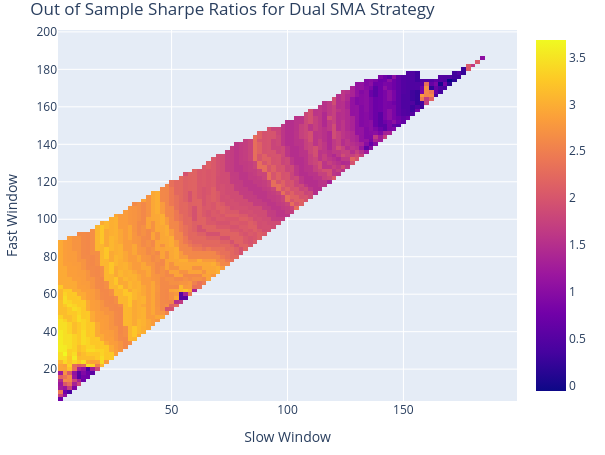

Here is the notebook cell this chart was saved with:
### Markdown cell above
What would've been the best window combination on the out of sample data and how did it perform comapared to itself in sample?

### Code cell
windows = np.arange(2, 201, 2)
fast_ma, slow_ma = vbt.MA.run_combs(
    out_sample["Close"], window=windows, r=2, short_names=["fast", "slow"]
)
entries = fast_ma.ma_crossed_above(slow_ma)
exits = fast_ma.ma_crossed_below(slow_ma)

combination_testing_portfolio = vbt.Portfolio.from_signals(
    close=out_sample["Close"], entries=entries, exits=exits, init_cash=100_000, freq="D"
)

sharpe_ratios = combination_testing_portfolio.sharpe_ratio()
best_params = sharpe_ratios.idxmax()
best_fast_window, best_slow_window = best_params

print(f"\nBest Parameters Found:")
print(f"  Fast Window: {best_fast_window}")
print(f"  Slow Window: {best_slow_window}")
print(f"  Resulting Sharpe Ratio: {sharpe_ratios.max():.2f}")

sharpe_ratios.vbt.heatmap(
    xaxis_title="Slow Window",
    yaxis_title="Fast Window",
    title="Out of Sample Sharpe Ratios for Dual SMA Strategy",
).show()

### Figure 1 — Plotly figure (JSON) as saved in the notebook; plotly's stock layout.template omitted (floating-point values rounded to 4 significant figures; data arrays with more than 128 entries replaced by an {"elided": "..."} marker saying what was removed)
{"data": [{"colorscale": [[0, "#0d0887"], [0.1111, "#46039f"], [0.2222, "#7201a8"], [0.3333, "#9c179e"], [0.4444, "#bd3786"], [0.5556, "#d8576b"], [0.6667, "#ed7953"], [0.7778, "#fb9f3a"], [0.8889, "#fdca26"], [1, "#f0f921"]], "hoverongaps": false, "hovertemplate": "fast_window: %{x}<br>slow_window: %{y}<br>value: %{z}<extra></extra>", "type": "heatmap", "uid": "819358b1-6616-4f45-885b-b53c2c2ed1a1", "x": [2, 4, 6, 8, 10, 12, 14, 16, 18, 20, 22, 24, 26, 28, 30, 32, 34, 36, 38, 40, 42, 44, 46, 48, 50, 52, 54, 56, 58, 60, 62, 64, 66, 68, 70, 72, 74, 76, 78, 80, 82, 84, 86, 88, 90, 92, 94, 96, 98, 100, 102, 104, 106, 108, 110, 112, 114, 116, 118, 120, 122, 124, 126, 128, 130, 132, 134, 136, 138, 140, 142, 144, 146, 148, 150, 152, 154, 156, 158, 160, 162, 164, 166, 168, 170, 172, 174, 176, 178, 180, 182, 184, 186, 188, 190, 192, 194, 196, 198], "y": [4, 6, 8, 10, 12, 14, 16, 18, 20, 22, 24, 26, 28, 30, 32, 34, 36, 38, 40, 42, 44, 46, 48, 50, 52, 54, 56, 58, 60, 62, 64, 66, 68, 70, 72, 74, 76, 78, 80, 82, 84, 86, 88, 90, 92, 94, 96, 98, 100, 102, 104, 106, 108, 110, 112, 114, 116, 118, 120, 122, 124, 126, 128, 130, 132, 134, 136, 138, 140, 142, 144, 146, 148, 150, 152, 154, 156, 158, 160, 162, 164, 166, 168, 170, 172, 174, 176, 178, 180, 182, 184, 186, 188, 190, 192, 194, 196, 198, 200], "z": {"elided": "99x99 float values"}}], "layout": {"height": 455, "legend": {"orientation": "h", "traceorder": "normal", "x": 1, "xanchor": "right", "y": 1.02, "yanchor": "bottom"}, "margin": {"b": 30, "l": 30, "r": 30, "t": 30}, "title": {"text": "Out of Sample Sharpe Ratios for Dual SMA Strategy"}, "width": 605, "xaxis": {"title": {"text": "Slow Window"}}, "yaxis": {"title": {"text": "Fast Window"}}}}
